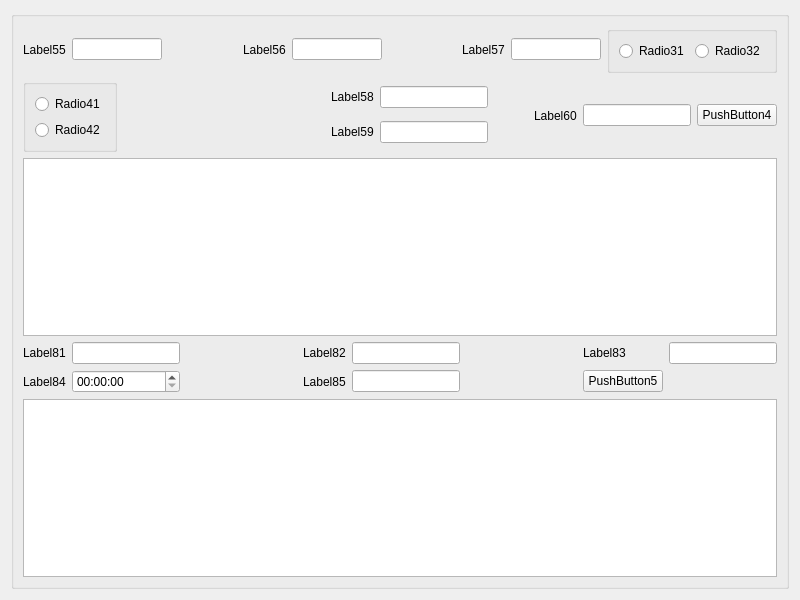
<?xml version="1.0" encoding="UTF-8"?>
<ui version="4.0">
 <class>view2</class>
 <widget class="QWidget" name="view2">
  <property name="geometry">
   <rect>
    <x>0</x>
    <y>0</y>
    <width>800</width>
    <height>600</height>
   </rect>
  </property>
  <property name="minimumSize">
   <size>
    <width>800</width>
    <height>600</height>
   </size>
  </property>
  <property name="windowTitle">
   <string>Form</string>
  </property>
  <layout class="QGridLayout" name="gridLayout">
   <item row="0" column="0">
    <widget class="QGroupBox" name="groupBox">
     <property name="sizePolicy">
      <sizepolicy hsizetype="Expanding" vsizetype="Expanding">
       <horstretch>0</horstretch>
       <verstretch>0</verstretch>
      </sizepolicy>
     </property>
     <property name="title">
      <string/>
     </property>
     <layout class="QVBoxLayout" name="verticalLayout_2">
      <item>
       <layout class="QHBoxLayout" name="horizontalLayout">
        <item>
         <widget class="QLabel" name="label_55">
          <property name="text">
           <string>Label55</string>
          </property>
         </widget>
        </item>
        <item>
         <widget class="QLineEdit" name="lineEdit_55">
          <property name="sizePolicy">
           <sizepolicy hsizetype="Fixed" vsizetype="Fixed">
            <horstretch>0</horstretch>
            <verstretch>0</verstretch>
           </sizepolicy>
          </property>
          <property name="maximumSize">
           <size>
            <width>90</width>
            <height>16777215</height>
           </size>
          </property>
         </widget>
        </item>
        <item>
         <spacer name="horizontalSpacer">
          <property name="orientation">
           <enum>Qt::Horizontal</enum>
          </property>
          <property name="sizeHint" stdset="0">
           <size>
            <width>40</width>
            <height>20</height>
           </size>
          </property>
         </spacer>
        </item>
        <item>
         <widget class="QLabel" name="label_56">
          <property name="text">
           <string>Label56</string>
          </property>
         </widget>
        </item>
        <item>
         <widget class="QLineEdit" name="lineEdit_56">
          <property name="sizePolicy">
           <sizepolicy hsizetype="Fixed" vsizetype="Fixed">
            <horstretch>0</horstretch>
            <verstretch>0</verstretch>
           </sizepolicy>
          </property>
          <property name="maximumSize">
           <size>
            <width>90</width>
            <height>16777215</height>
           </size>
          </property>
         </widget>
        </item>
        <item>
         <spacer name="horizontalSpacer_2">
          <property name="orientation">
           <enum>Qt::Horizontal</enum>
          </property>
          <property name="sizeHint" stdset="0">
           <size>
            <width>40</width>
            <height>20</height>
           </size>
          </property>
         </spacer>
        </item>
        <item>
         <widget class="QLabel" name="label_57">
          <property name="text">
           <string>Label57</string>
          </property>
         </widget>
        </item>
        <item>
         <widget class="QLineEdit" name="lineEdit_57">
          <property name="sizePolicy">
           <sizepolicy hsizetype="Fixed" vsizetype="Fixed">
            <horstretch>0</horstretch>
            <verstretch>0</verstretch>
           </sizepolicy>
          </property>
          <property name="maximumSize">
           <size>
            <width>90</width>
            <height>16777215</height>
           </size>
          </property>
         </widget>
        </item>
        <item>
         <widget class="QGroupBox" name="groupBox_3">
          <property name="title">
           <string/>
          </property>
          <layout class="QHBoxLayout" name="horizontalLayout_4">
           <item>
            <widget class="QRadioButton" name="radioButton_31">
             <property name="text">
              <string>Radio31</string>
             </property>
            </widget>
           </item>
           <item>
            <widget class="QRadioButton" name="radioButton_32">
             <property name="text">
              <string>Radio32</string>
             </property>
            </widget>
           </item>
          </layout>
         </widget>
        </item>
       </layout>
      </item>
      <item>
       <layout class="QHBoxLayout" name="horizontalLayout_3">
        <item>
         <widget class="QGroupBox" name="groupBox_2">
          <property name="title">
           <string/>
          </property>
          <layout class="QVBoxLayout" name="verticalLayout">
           <item>
            <widget class="QRadioButton" name="radioButton_41">
             <property name="text">
              <string>Radio41</string>
             </property>
            </widget>
           </item>
           <item>
            <widget class="QRadioButton" name="radioButton_42">
             <property name="text">
              <string>Radio42</string>
             </property>
            </widget>
           </item>
          </layout>
         </widget>
        </item>
        <item>
         <spacer name="horizontalSpacer_3">
          <property name="orientation">
           <enum>Qt::Horizontal</enum>
          </property>
          <property name="sizeHint" stdset="0">
           <size>
            <width>40</width>
            <height>20</height>
           </size>
          </property>
         </spacer>
        </item>
        <item>
         <layout class="QGridLayout" name="gridLayout_2" columnstretch="0,0,0">
          <item row="1" column="2">
           <widget class="QLineEdit" name="lineEdit_59">
            <property name="sizePolicy">
             <sizepolicy hsizetype="Fixed" vsizetype="Fixed">
              <horstretch>0</horstretch>
              <verstretch>0</verstretch>
             </sizepolicy>
            </property>
           </widget>
          </item>
          <item row="0" column="1">
           <widget class="QLabel" name="label_58">
            <property name="text">
             <string>Label58</string>
            </property>
           </widget>
          </item>
          <item row="0" column="2">
           <widget class="QLineEdit" name="lineEdit_58">
            <property name="sizePolicy">
             <sizepolicy hsizetype="Fixed" vsizetype="Fixed">
              <horstretch>0</horstretch>
              <verstretch>0</verstretch>
             </sizepolicy>
            </property>
           </widget>
          </item>
          <item row="1" column="1">
           <widget class="QLabel" name="label_59">
            <property name="text">
             <string>Label59</string>
            </property>
           </widget>
          </item>
         </layout>
        </item>
        <item>
         <layout class="QHBoxLayout" name="horizontalLayout_2">
          <item>
           <spacer name="horizontalSpacer_4">
            <property name="orientation">
             <enum>Qt::Horizontal</enum>
            </property>
            <property name="sizeHint" stdset="0">
             <size>
              <width>40</width>
              <height>20</height>
             </size>
            </property>
           </spacer>
          </item>
          <item>
           <widget class="QLabel" name="label_60">
            <property name="text">
             <string>Label60</string>
            </property>
           </widget>
          </item>
          <item>
           <widget class="QLineEdit" name="lineEdit_60">
            <property name="sizePolicy">
             <sizepolicy hsizetype="Fixed" vsizetype="Fixed">
              <horstretch>0</horstretch>
              <verstretch>0</verstretch>
             </sizepolicy>
            </property>
           </widget>
          </item>
          <item>
           <widget class="QPushButton" name="pushButton_4">
            <property name="text">
             <string>PushButton4</string>
            </property>
           </widget>
          </item>
         </layout>
        </item>
       </layout>
      </item>
      <item>
       <widget class="QTableView" name="tableView_1"/>
      </item>
      <item>
       <layout class="QGridLayout" name="gridLayout_3">
        <item row="0" column="4">
         <widget class="QLineEdit" name="lineEdit_82">
          <property name="sizePolicy">
           <sizepolicy hsizetype="Fixed" vsizetype="Fixed">
            <horstretch>0</horstretch>
            <verstretch>0</verstretch>
           </sizepolicy>
          </property>
         </widget>
        </item>
        <item row="0" column="1">
         <widget class="QLineEdit" name="lineEdit_81">
          <property name="sizePolicy">
           <sizepolicy hsizetype="Fixed" vsizetype="Fixed">
            <horstretch>0</horstretch>
            <verstretch>0</verstretch>
           </sizepolicy>
          </property>
         </widget>
        </item>
        <item row="0" column="3">
         <widget class="QLabel" name="label_82">
          <property name="text">
           <string>Label82</string>
          </property>
         </widget>
        </item>
        <item row="0" column="0">
         <widget class="QLabel" name="label_81">
          <property name="text">
           <string>Label81</string>
          </property>
         </widget>
        </item>
        <item row="1" column="4">
         <widget class="QLineEdit" name="lineEdit_85">
          <property name="sizePolicy">
           <sizepolicy hsizetype="Fixed" vsizetype="Fixed">
            <horstretch>0</horstretch>
            <verstretch>0</verstretch>
           </sizepolicy>
          </property>
         </widget>
        </item>
        <item row="1" column="3">
         <widget class="QLabel" name="label_85">
          <property name="text">
           <string>Label85</string>
          </property>
         </widget>
        </item>
        <item row="0" column="6">
         <widget class="QLabel" name="label_83">
          <property name="text">
           <string>Label83</string>
          </property>
          <property name="alignment">
           <set>Qt::AlignLeading|Qt::AlignLeft|Qt::AlignVCenter</set>
          </property>
         </widget>
        </item>
        <item row="1" column="6">
         <widget class="QPushButton" name="pushButton_5">
          <property name="text">
           <string>PushButton5</string>
          </property>
         </widget>
        </item>
        <item row="1" column="0">
         <widget class="QLabel" name="label_84">
          <property name="text">
           <string>Label84</string>
          </property>
         </widget>
        </item>
        <item row="0" column="7">
         <widget class="QLineEdit" name="lineEdit_83">
          <property name="sizePolicy">
           <sizepolicy hsizetype="Fixed" vsizetype="Fixed">
            <horstretch>0</horstretch>
            <verstretch>0</verstretch>
           </sizepolicy>
          </property>
         </widget>
        </item>
        <item row="1" column="1">
         <widget class="QTimeEdit" name="timeEdit"/>
        </item>
        <item row="1" column="2">
         <spacer name="horizontalSpacer_5">
          <property name="orientation">
           <enum>Qt::Horizontal</enum>
          </property>
          <property name="sizeHint" stdset="0">
           <size>
            <width>40</width>
            <height>20</height>
           </size>
          </property>
         </spacer>
        </item>
        <item row="0" column="5">
         <spacer name="horizontalSpacer_6">
          <property name="orientation">
           <enum>Qt::Horizontal</enum>
          </property>
          <property name="sizeHint" stdset="0">
           <size>
            <width>40</width>
            <height>20</height>
           </size>
          </property>
         </spacer>
        </item>
       </layout>
      </item>
      <item>
       <widget class="QTableView" name="tableView"/>
      </item>
     </layout>
    </widget>
   </item>
  </layout>
 </widget>
 <resources/>
 <connections/>
</ui>
